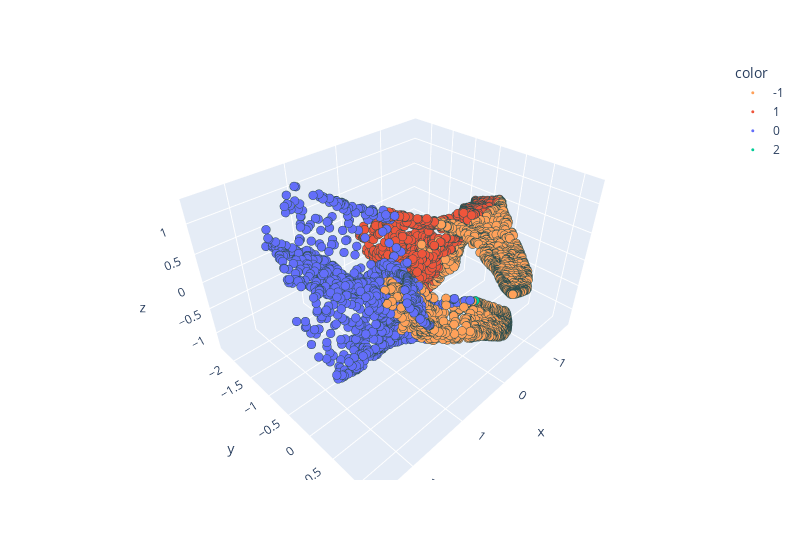

Write notebook code for a chart like this one.
### Markdown cell above
Identifying medoid cluster in post-image

### Code cell
with torch.no_grad():
    # Advance all
    x_obs_advanced = x_proj_obs @ torch.linalg.matrix_power(autoencoder.koopman_weights.T, 100)

    # Advance cluster
    subset_advanced = subset_x_proj_obs @ V.T @ torch.linalg.matrix_power(D_exp, 100) @ V_inv.T

    # Compute medoid
    pairwise_distances = torch.cdist(subset_advanced, subset_advanced, p=2)
    sum_distances = torch.sum(pairwise_distances, dim=1)
    medoid_idx = torch.argmin(sum_distances)
    medoid = subset_advanced[medoid_idx].unsqueeze(0)

    # Get radius
    distances_from_medoid = pairwise_distances[medoid_idx]
    radius = torch.quantile(distances_from_medoid, 1.00)  # percentile

    # Compute distances from all points in 'advanced' to the medoid
    distances_to_medoid_all = torch.cdist(x_obs_advanced, medoid, p=2).squeeze()

    # Find points within radius in the full advanced tensor
    mask_all = distances_to_medoid_all <= radius
    harmful_outputs = x_obs_advanced[mask_all]
    indices_within_radius = torch.where(mask_all)[0].cpu()  # indices in the `advanced` tensor

    # Statistics
    num_points = mask_all.sum().item()
    percentage = num_points / len(x_obs_advanced) * 100
    print(f"Selected {num_points} points ({percentage:.2f}% of all points)")


pca_engine = PCA(n_components=3)
reduced = pca_engine.fit_transform(pred_proj.cpu())
labels = dataset.labels.clone().squeeze().cpu().numpy()
labels[indices_within_radius] = -1
scatter(x=reduced[:, 0], y=reduced[:, 1], z=reduced[:, 2], labels=labels)

### Figure 1 — Plotly figure (JSON) as saved in the notebook; plotly's stock layout.template omitted (floating-point values rounded to 4 significant figures; data arrays with more than 128 entries replaced by an {"elided": "..."} marker saying what was removed)
{"data": [{"hovertemplate": "color=-1<br>x=%{x}<br>y=%{y}<br>z=%{z}<extra></extra>", "legendgroup": "-1", "marker": {"color": "#FFA15A", "line": {"color": "DarkSlateGrey", "width": 0.0001}, "size": 3, "symbol": "circle"}, "mode": "markers", "name": "-1", "scene": "scene", "showlegend": true, "type": "scatter3d", "x": {"elided": "2658 float values"}, "y": {"elided": "2658 float values"}, "z": {"elided": "2658 float values"}}, {"hovertemplate": "color=1<br>x=%{x}<br>y=%{y}<br>z=%{z}<extra></extra>", "legendgroup": "1", "marker": {"color": "#EF553B", "line": {"color": "DarkSlateGrey", "width": 0.0001}, "size": 3, "symbol": "circle"}, "mode": "markers", "name": "1", "scene": "scene", "showlegend": true, "type": "scatter3d", "x": {"elided": "1026 float values"}, "y": {"elided": "1026 float values"}, "z": {"elided": "1026 float values"}}, {"hovertemplate": "color=0<br>x=%{x}<br>y=%{y}<br>z=%{z}<extra></extra>", "legendgroup": "0", "marker": {"color": "#636EFA", "line": {"color": "DarkSlateGrey", "width": 0.0001}, "size": 3, "symbol": "circle"}, "mode": "markers", "name": "0", "scene": "scene", "showlegend": true, "type": "scatter3d", "x": {"elided": "1315 float values"}, "y": {"elided": "1315 float values"}, "z": {"elided": "1315 float values"}}, {"hovertemplate": "color=2<br>x=%{x}<br>y=%{y}<br>z=%{z}<extra></extra>", "legendgroup": "2", "marker": {"color": "#00CC96", "line": {"color": "DarkSlateGrey", "width": 0.0001}, "size": 3, "symbol": "circle"}, "mode": "markers", "name": "2", "scene": "scene", "showlegend": true, "type": "scatter3d", "x": [0.1592], "y": [0.7304], "z": [0.01927]}], "layout": {"legend": {"title": {"text": "color"}, "tracegroupgap": 0}, "margin": {"t": 60}, "scene": {"domain": {"x": [0, 1], "y": [0, 1]}, "xaxis": {"title": {"text": "x"}}, "yaxis": {"title": {"text": "y"}}, "zaxis": {"title": {"text": "z"}}}, "showlegend": true, "width": 800}}
